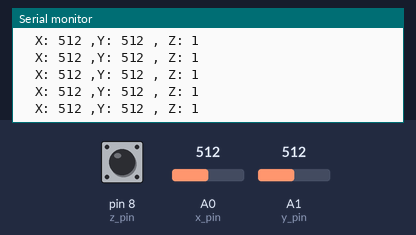
Simulated run of this sketch. Board: Arduino Uno, built with avr-gcc and run on an emulated ATmega328P. On the bench: the last lines printed to the serial monitor. The test bench sets the inputs (shaded band); at power-on: A1 (y_pin) = 512, pin 8 (z_pin) HIGH, A0 (x_pin) = 512.

Above: at 7.2 s.
7.3 s: A1 (y_pin) set to 109
At 7.36 s:
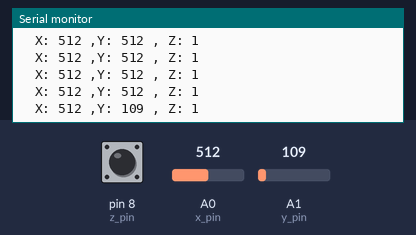
10.3 s: A1 (y_pin) set to 93
At 10.38 s:
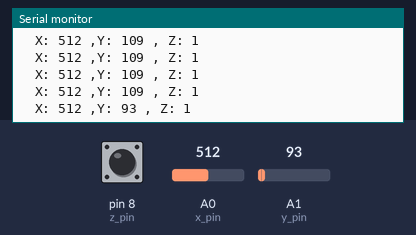
Timing chart, 0 to 13.3 s (numbered marks = the images above; inputs shaded):
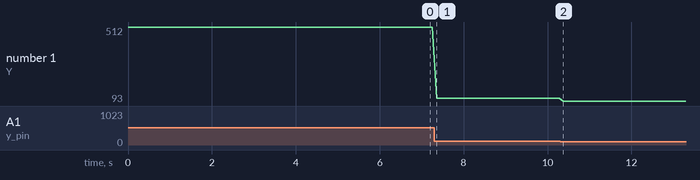

The sketch:

joy_stick.ino
```cpp
int x_pin = A0;
int y_pin = A1;
int z_pin = 8;

void setup(){
  Serial.begin(9600);
  pinMode(z_pin,INPUT_PULLUP);
}

void loop(){
  Serial.print("  X: ");
  Serial.print(analogRead(x_pin));
  Serial.print(" ,Y: ");
  Serial.print(analogRead(y_pin));
  Serial.print(" , Z: ");
  Serial.println(digitalRead(z_pin));

  delay(100);
}
```

Measured:
- after the input at 7.3 s, the serial monitor: prints a new line after 0.05 s (image 1)
- after the input at 10.3 s, the serial monitor: prints a new line after 0.08 s (image 2)
- plotted number 1: 512 → 109 after the input at 7.3 s, 109 → 93 after the input at 10.3 s
